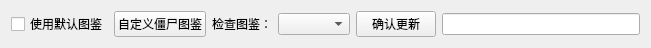
       <widget class="QWidget" name="layoutWidget_6">
        <property name="geometry">
         <rect>
          <x>0</x>
          <y>0</y>
          <width>651</width>
          <height>32</height>
         </rect>
        </property>
        <layout class="QHBoxLayout" name="horizontalLayout_12">
         <item>
          <widget class="QCheckBox" name="isdefaultplantbook_zombie">
           <property name="font">
            <font>
             <pointsize>9</pointsize>
            </font>
           </property>
           <property name="text">
            <string>使用默认图鉴</string>
           </property>
          </widget>
         </item>
         <item>
          <widget class="QPushButton" name="updateplantbook_zombie">
           <property name="font">
            <font>
             <pointsize>9</pointsize>
            </font>
           </property>
           <property name="text">
            <string>自定义僵尸图鉴</string>
           </property>
          </widget>
         </item>
         <item>
          <widget class="QLabel" name="label_16">
           <property name="font">
            <font>
             <pointsize>9</pointsize>
            </font>
           </property>
           <property name="text">
            <string>检查图鉴：</string>
           </property>
          </widget>
         </item>
         <item>
          <widget class="QComboBox" name="currentzombiebookshow">
           <property name="font">
            <font>
             <pointsize>9</pointsize>
            </font>
           </property>
          </widget>
         </item>
         <item>
          <widget class="QPushButton" name="sureupdatezombiebook">
           <property name="font">
            <font>
             <pointsize>9</pointsize>
            </font>
           </property>
           <property name="text">
            <string>确认更新</string>
           </property>
          </widget>
         </item>
         <item>
          <widget class="QLineEdit" name="zombiebookinfo"/>
         </item>
        </layout>
       </widget>
